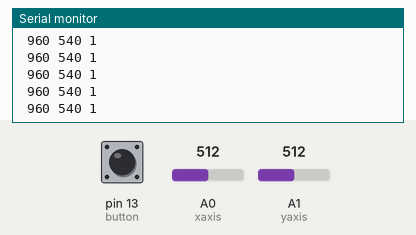
This sketch was run on a simulated Arduino Uno, built with avr-gcc and run on an emulated ATmega328P. Parts: the last lines printed to the serial monitor. The test bench sets the inputs (shaded band); at power-on: A0 (xaxis) = 512, A1 (yaxis) = 512, pin 13 (button) HIGH.

Above: at 1.2 s.
1.3 s: A0 (xaxis) set to 716
At 2.1 s:
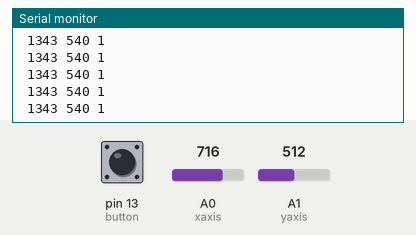
2.8 s: A1 (yaxis) set to 716
At 3.9 s:
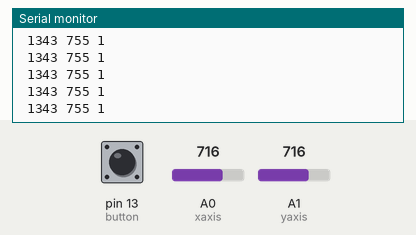
4.3 s: pin 13 (button) pulled LOW for 0.15 s
5.9 s: A1 (yaxis) set to 0
At 6.5 s:
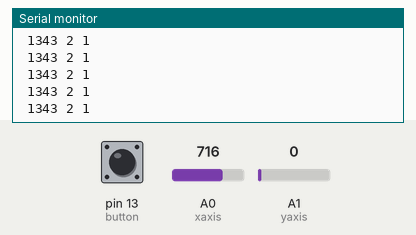
8.9 s: pin 13 (button) pulled LOW for 1 s
At 9.8 s:
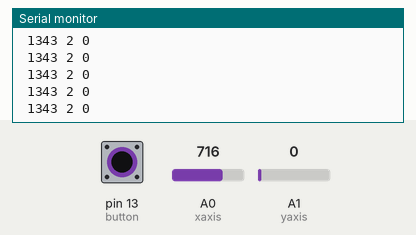
11.4 s: A0 (xaxis) set to 900
At 12.2 s:
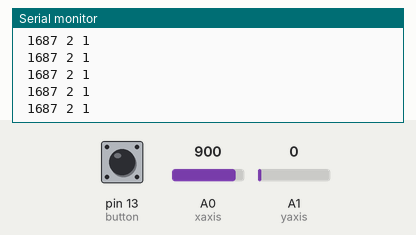
Timing chart, 0 to 13.9 s (numbered marks = the images above; inputs shaded):
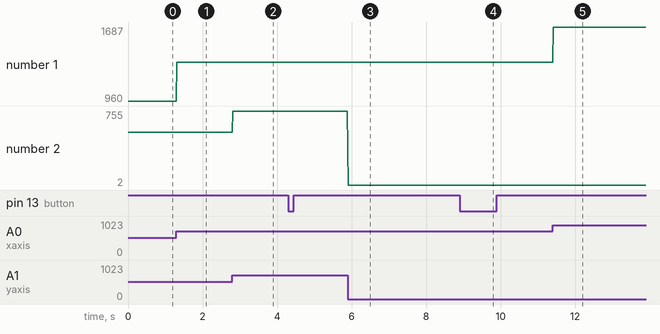

Measured:
- after the input at 1.3 s, the serial monitor: prints a new line at once (image 1)
- after the input at 2.8 s, the serial monitor: prints a new line at once (image 2)
- after the input at 5.9 s, the serial monitor: prints a new line at once (image 3)
- after the input at 8.9 s, the serial monitor: prints a new line at once (image 4)
- after the input at 11.4 s, the serial monitor: prints a new line at once (image 5)
- plotted number 1: 960 → 1343 after the input at 1.3 s, 1343 → 1687 after the input at 11.4 s
- plotted number 2: 540 → 755 after the input at 2.8 s, 755 → 2 after the input at 5.9 s

The sketch:

Joystick_Controller.ino
```cpp
int xaxis = A0;
int yaxis = A1;
int button = 13;

 void setup()
 {
   Serial.begin(115200);
   pinMode(xaxis,INPUT);
   pinMode(yaxis,INPUT);
   pinMode(button, INPUT_PULLUP);
 }
 void loop()
 {
   String str,previous_string;
   int raw_xaxis=analogRead(A0);
   int raw_yaxis=analogRead(A1);
   int real_xaxis=map(raw_xaxis,0,1023,2,1918);
   int real_yaxis=map(raw_yaxis,0,1023,2,1078);


Serial.print(" ");
Serial.print(real_xaxis);
Serial.print(" ");
Serial.print(real_yaxis);
Serial.print(" ");
Serial.println(digitalRead(button));
delay(20);


}
```
